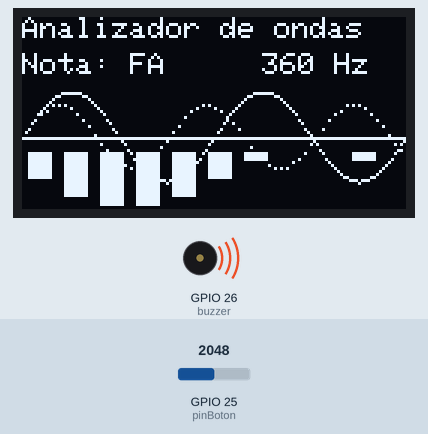
A sketch run on a simulated ESP32. Parts: 128×64 one-colour display, buzzer (waves = sounding). Inputs (shaded band) come from the test bench; at power-on: GPIO 25 (pinBoton) = 2048. What the sketch prints to the serial monitor is not drawn.

Above: at 0.69 s.
1.3 s: GPIO 25 (pinBoton) set to 2130
3.0 s: GPIO 25 (pinBoton) set to 2267
At 3.7 s:
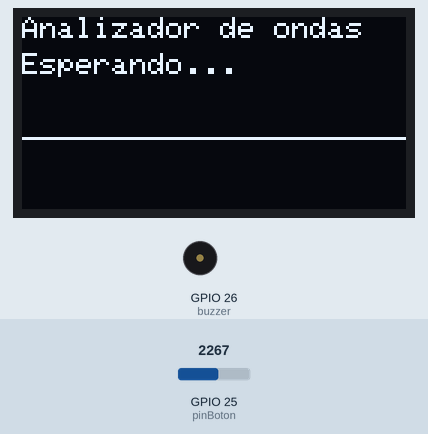
4.5 s: GPIO 25 (pinBoton) set to 3145
6.0 s: GPIO 25 (pinBoton) set to 3231
At 6.07 s:
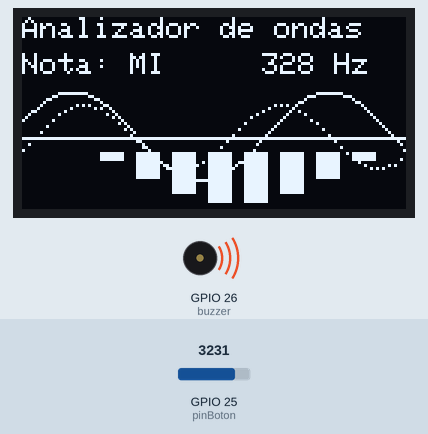
7.7 s: GPIO 25 (pinBoton) set to 3663
9.2 s: GPIO 25 (pinBoton) set to 3756
At 10.1 s:
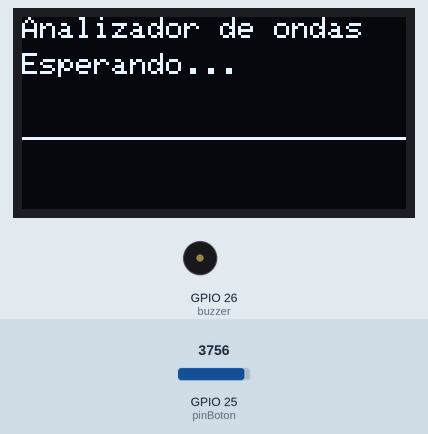
Timing chart, 0 to 11.7 s (numbered marks = the images above; inputs shaded):
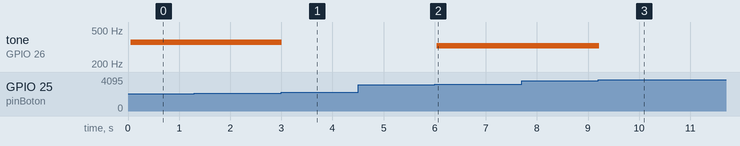

The sketch:

Piano_Screen.ino
```cpp
#include <Wire.h>
#include <Adafruit_SSD1306.h>
#include <Adafruit_GFX.h>
#include <math.h>

#define SCREEN_WIDTH 128
#define SCREEN_HEIGHT 64
#define OLED_RESET -1
Adafruit_SSD1306 display(SCREEN_WIDTH, SCREEN_HEIGHT, &Wire, OLED_RESET);

const int pinBoton = 25;  // Pin analógico donde están los botones
const int buzzer = 26;    // Pin del buzzer (ajústalo según tu conexión)

const int notas[] = {262, 296, 328, 360, 396, 426}; // Notas musicales: Do, Re, Mi, Fa, Sol, La
const String notaNames[] = {"DO", "RE", "MI", "FA", "SOL", "LA"};

int currentNote = -1;     // Nota actual (-1 significa ninguna)
int animationPhase = 0;   // Fase de la animación
bool buttonPressed = false;

void setup() {
    Serial.begin(115200);
    Wire.begin(23, 22);

    if (!display.begin(SSD1306_SWITCHCAPVCC, 0x3C)) {
        while (true); // Bucle infinito si la pantalla no se encuentra
    }

    display.clearDisplay();
    display.setTextSize(1);
    display.setTextColor(SSD1306_WHITE);
    display.setCursor(0, 0);
    display.println("Analizador de ondas");
    display.setCursor(0, 10);
    display.println("Presiona un boton");
    display.display();

    pinMode(buzzer, OUTPUT);
}

void loop() {
    // Leer el valor del pin de botones
    int valor = analogRead(pinBoton);
    Serial.println(valor);  // Ver el valor en el Monitor Serie para ajuste fino

    // Detectar qué botón se presionó
    int oldNote = currentNote;
    currentNote = -1;

    if (valor > 4020) {
        currentNote = 0; // Nota DO
    }
    else if (valor > 3800 && valor < 4010) {
        currentNote = 1; // Nota RE
    }
    else if (valor > 3200 && valor < 3700) {
        currentNote = 2; // Nota MI
    }
    else if (valor > 1800 && valor < 2200) {
        currentNote = 3; // Nota FA
    }
    else if (valor > 500 && valor < 600) {
        currentNote = 4; // Nota SOL
    }
    else if (valor > 200 && valor < 300) {
        currentNote = 5; // Nota LA
    }

    // Manejar la reproducción de sonido
    if (currentNote != -1) {
        tone(buzzer, notas[currentNote]);
        buttonPressed = true;
    } else {
        noTone(buzzer);
        buttonPressed = false;
    }

    // Actualizar la pantalla
    updateDisplay(currentNote);

    // Actualizar fase de animación solo si hay un botón presionado
    if (buttonPressed) {
        animationPhase = (animationPhase + 1) % 8;  // Ciclo de 8 fases para la animación
    }

    delay(50);  // Mantener el retardo original para estabilidad
}

void updateDisplay(int noteIndex) {
    display.clearDisplay();

    // Mostrar título y estado
    display.setTextSize(1);
    display.setTextColor(SSD1306_WHITE);
    display.setCursor(0, 0);
    display.println("Analizador de ondas");

    // Mostrar información de la nota actual
    display.setCursor(0, 12);
    if (noteIndex != -1) {
        display.print("Nota: ");
        display.println(notaNames[noteIndex]);
        display.setCursor(80, 12);
        display.print(notas[noteIndex]);
        display.println(" Hz");
    } else {
        display.println("Esperando...");
    }

    // Dibujar línea base
    display.drawLine(0, 40, SCREEN_WIDTH, 40, SSD1306_WHITE);

    // Dibujar visualización de onda según la nota seleccionada
    if (noteIndex != -1) {
        drawWaveform(noteIndex);
    }

    display.display();
}

void drawWaveform(int noteIndex) {
    int amplitude = 15;  // Amplitud máxima de la onda
    int centerY = 40;    // Línea central
    int frequency = (noteIndex + 1);  // Frecuencia relativa (más alta para notas más agudas)

    // Dibujar forma de onda basada en seno
    for (int x = 0; x < SCREEN_WIDTH; x++) {
        // Calcular fase ajustada por animación
        float phase = (float)animationPhase / 4.0;

        // Calcular y dibujar la onda senoidal
        int y = centerY - amplitude * sin((x * frequency / 8.0 + phase) * (M_PI / 16.0));
        display.drawPixel(x, y, SSD1306_WHITE);

        // Dibujar una segunda onda más fina como efecto
        if (x % 2 == 0) {
            int y2 = centerY - (amplitude * 0.7) * sin((x * frequency / 7.0 - phase) * (M_PI / 14.0));
            display.drawPixel(x, y2, SSD1306_WHITE);
        }
    }

    // Dibujar barras de intensidad dinámicas basadas en la animación
    int barHeight = amplitude * 1.5;
    int numBars = 10;
    int barWidth = SCREEN_WIDTH / numBars;

    for (int i = 0; i < numBars; i++) {
        // Altura variable basada en la fase de animación y la frecuencia
        float heightMod = sin((i + animationPhase) * (M_PI / (numBars/2))) * 0.5 + 0.5;
        int height = (int)(barHeight * heightMod * (0.7 + 0.3 * (noteIndex / 5.0)));

        // Dibujar barra
        int barX = i * barWidth + 2;
        display.fillRect(barX, centerY + 5, barWidth - 4, height, SSD1306_WHITE);
    }
}
```

Measured:
- the behaviour switches between 2199 and 2200 on GPIO 25 (pinBoton) (found by bisection; images 0 and 1)
- the behaviour switches between 3200 and 3201 on GPIO 25 (pinBoton) (found by bisection; images 1 and 2)
- the behaviour switches between 3699 and 3700 on GPIO 25 (pinBoton) (found by bisection; images 2 and 3)
- after the input at 3.0 s, tone on GPIO 26 (buzzer): 360 Hz → silent at once; the display: changes at once (image 1)
- after the input at 4.5 s, every drawn part: stays the same
- after the input at 6.0 s, tone on GPIO 26 (buzzer): silent → 328 Hz at once; the display: changes after 0.07 s (image 2)
- after the input at 9.2 s, tone on GPIO 26 (buzzer): 328 Hz → silent at once; the display: changes after 0.05 s (image 3)
